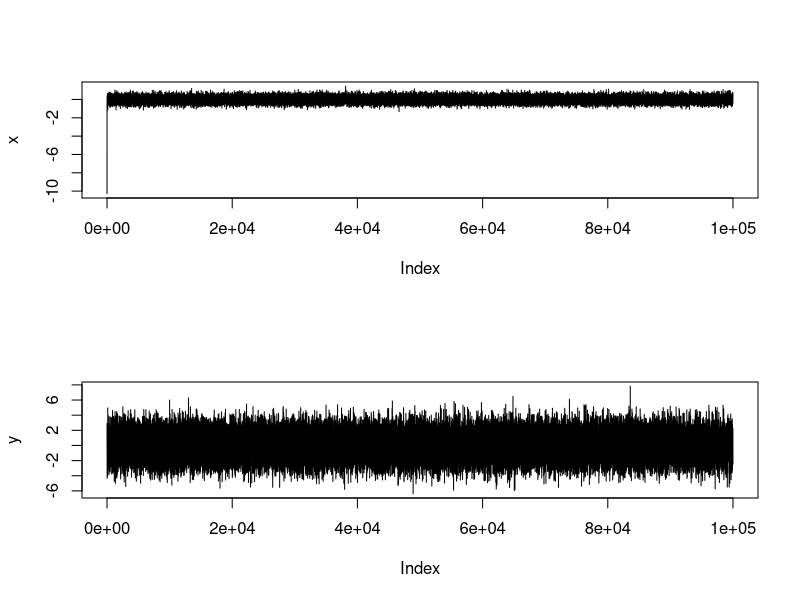
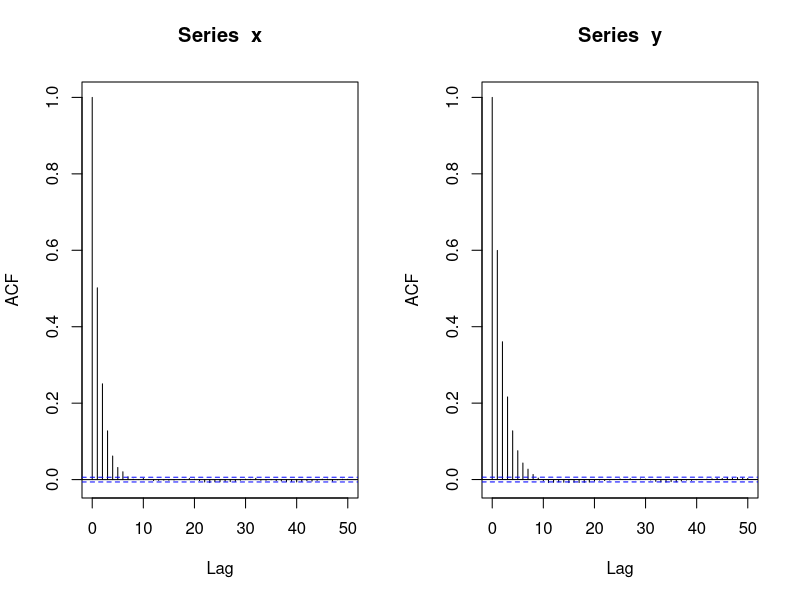
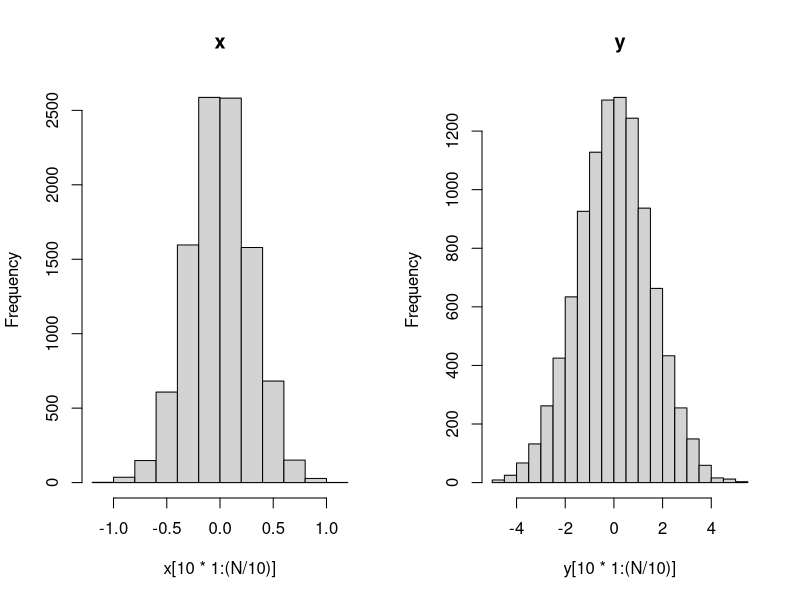
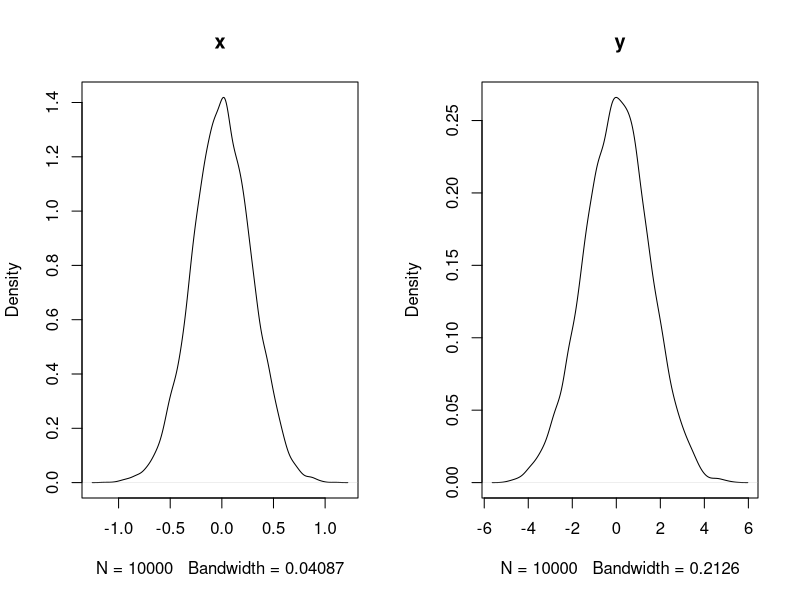

Reproduce these figures in R, in order.
N <- 100000
# Going to construct two face time series
x <- numeric(N)
y <- numeric(N)

x[1] <- rnorm(1, 0, 5)
y[1] <- rnorm(1, 0, 5)
for(t in 2:N){
    x[t] <- 0.5 * x[t - 1] + rnorm(1, 0, 0.25)
    y[t] <- 0.6 * y[t - 1] + rnorm(1, 0, 1.2)
}

# Plot traceplots
par(mfrow = c(2, 1))
plot(x, type = 'l')
plot(y, type = 'l')

# Plot ACF plots
par(mfrow = c(1, 2))
acf(x)
acf(y)

# Plot histograms
# Thin chains appropriately based on the ACF plot
par(mfrow = c(1, 2))
hist(x[10 * 1:(N/10)], bins = 30, main = "x")
hist(y[10 * 1:(N/10)], bins = 30, main = "y")

# Or plot densities instead
par(mfrow = c(1, 2))
plot(density(x[10 * 1:(N/10)]), main = "x")
plot(density(y[10 * 1:(N/10)]), main = "y")
